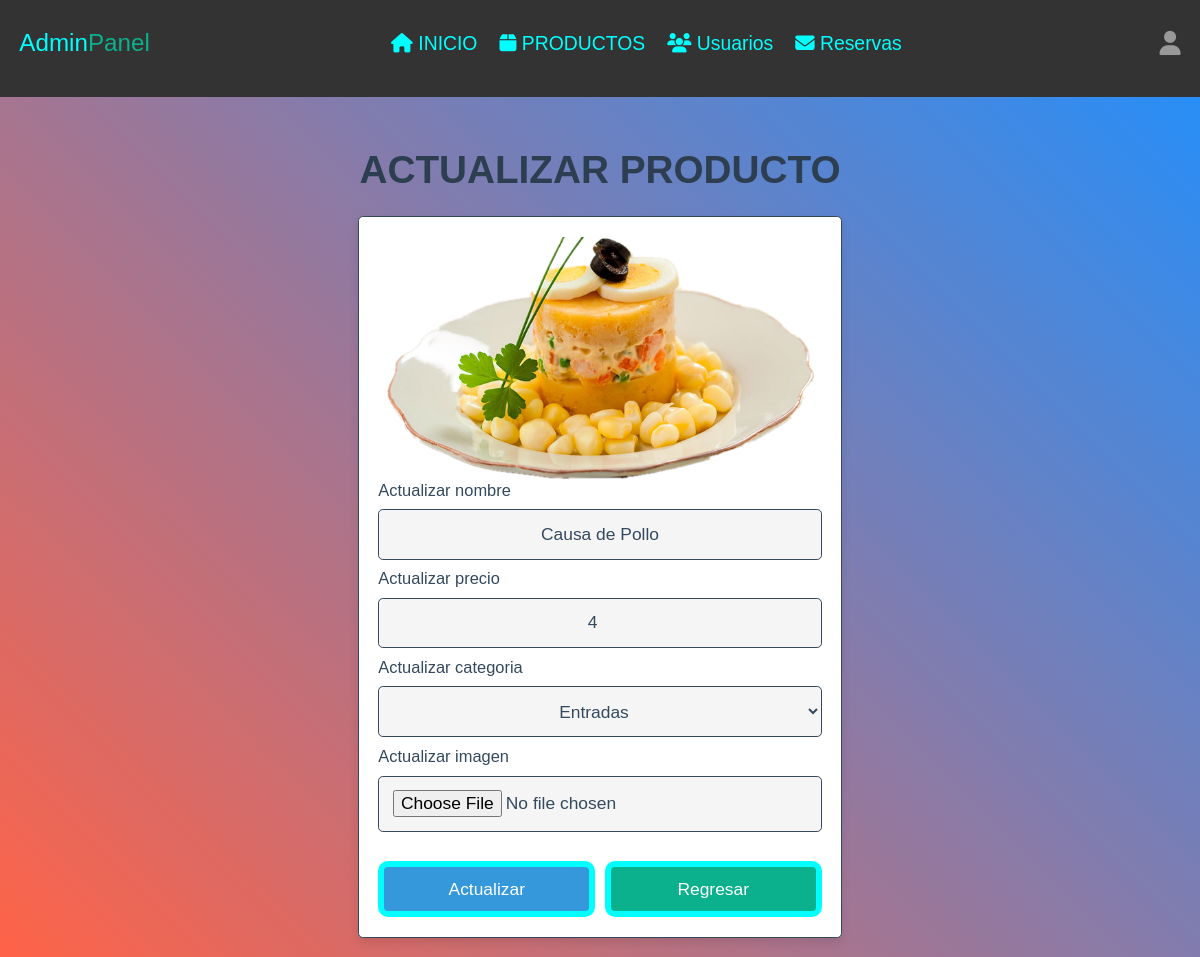
Screenshot of /SaboresTradicionV2/admin/update_product.php?update=1 (signed in) with the database file from the repository.
### tables this page shows
CREATE TABLE `products` (
  `id` int(100) NOT NULL,
  `name` varchar(100) NOT NULL,
  `category` varchar(100) NOT NULL,
  `price` int(10) NOT NULL,
  `image` varchar(100) NOT NULL
);

### SaboresTradicionV2/admin/update_product.php (the view, shortened to what this page needs)
<?php
include '../components/connect.php';
?>
<!DOCTYPE html>
<html lang="en">
<head>
   <link rel="stylesheet" href="https://cdnjs.cloudflare.com/ajax/libs/font-awesome/6.1.1/css/all.min.css">
   <link rel="stylesheet" href="../css/admin_style.css">
</head>
<body>
<?php include '../components/admin_header.php' ?>
<section class="update-product">
   <h1 class="heading">Actualizar producto</h1>
   <?php
      $update_id = $_GET['update'];
      $show_products = $conn->prepare("SELECT * FROM `products` WHERE id = ?");
      $show_products->execute([$update_id]);
      if($show_products->rowCount() > 0){
         while($fetch_products = $show_products->fetch(PDO::FETCH_ASSOC)){
   ?>
   <form action="" method="POST" enctype="multipart/form-data">
      <img src="../uploaded_img/<?= $fetch_products['image']; ?>" alt="">
      <span>Actualizar nombre</span>
      <input type="text" required placeholder="enter product name" name="name" maxlength="100" class="box" value="<?= $fetch_products['name']; ?>">
      <span> Actualizar precio  </span>
      <input type="number" min="0" max="9999999999" required placeholder="enter product price" name="price" onkeypress="if(this.value.length == 10) return false;" class="box" value="<?= $fetch_products['price']; ?>">
      <span>Actualizar categoria</span>
      <select name="category" class="box" required>
         <option selected value="<?= $fetch_products['category']; ?>"><?= $fetch_products['category']; ?></option>
      </select>
      <span>Actualizar imagen</span>
      <input type="file" name="image" class="box" accept="image/jpg, image/jpeg, image/png, image/webp">
      <div class="flex-btn">
         <input type="submit" value="Actualizar" class="btn" name="update">
         <a href="products.php" class="option-btn">Regresar</a>
      </div>
   </form>
   <?php
         }
      }else{
         echo '<p class="empty">¡Aún no se han añadido productos!</p>';
      }
   ?>
</section>
</body>
</html>

### SaboresTradicionV2/css/admin_style.css (style rules this page uses)
:root { --main-color:var(--orange); --red:#e74c3c; --orange:#0bb18d; --black:#34495e; --white:#fff; --light-bg:#f5f5f5; --light-color:#999; --border:.2rem solid var(--black); --box-shadow:0 .5rem 1rem rgba(0,0,0,.1); }
* { box-sizing: border-box; text-decoration: none; outline: none; border:none; }
html { font-size: 60.5%; overflow-x: hidden; }
body { background: linear-gradient(45deg, #FF6347, #1E90FF); }
section { max-width: 1200px; margin:0 auto; padding:2rem; }
.btn, .option-btn { display: block; margin-top: 1rem; border: 6px solid #00ffff; border-radius: 10px; cursor: pointer; width: 100%; font-size: 1.8rem; color:var(--white); padding:1.2rem 3rem; text-transform: capitalize; text-align: center; }
.btn { background-color: #3498db; }
.option-btn { background-color: var(--orange); }
.flex-btn { display: flex; gap:1rem; }
.heading { text-align: center; margin-bottom: 2rem; text-transform: capitalize; color:var(--black); font-size: 3rem; }
.update-product form { margin:0 auto; max-width: 50rem; background-color: var(--white); border-radius: .5rem; box-shadow: var(--box-shadow); border:var(--border); padding:2rem; }
.update-product form img { height: 25rem; width: 100%; object-fit: contain; }
.update-product form .box { background-color: var(--light-bg); border:var(--border); width: 100%; padding:1.4rem; font-size: 1.8rem; color:var(--black); border-radius: .5rem; margin: 1rem 0; }
.update-product form span { font-size: 1.7rem; color:var(--black); }
body { font-family: 'Arial', sans-serif; background-color: #f5f5f5; margin: 0; padding: 0; }
.heading { text-align: center; margin-bottom: 2.5rem; font-size: 4rem; color: #2c3e50; text-transform: uppercase; position: relative; overflow: hidden; }
.heading::before, .heading::after { content: ''; position: absolute; height: 100%; width: 0; bottom: 0; transition: width 0.3s ease-in-out; border-bottom: 8px solid rgb(52, 219, 122); }
.heading::before { left: 50%; transform: translateX(-50%); }
.heading::after { right: 50%; transform: translateX(50%); }
.box { border: 6px solid #3498db; border-radius: 10px; padding: 20px; text-align: center; transition: transform 0.3s, box-shadow 0.3s, background-color 0.3s; position: relative; font-size: 18px; }
.box::before { content: ""; position: absolute; top: -5px; right: -5px; bottom: -5px; left: -5px; box-shadow: 0 0 10px rgba(0, 0, 0, 0.2); border-radius: 15px; pointer-events: none; }
a { color: #007bff; text-decoration: none; }
.flex-btn { margin-top: 10px; text-align: center; }
.input-box, textarea, input[type="date"], input[type="number"], input[type="file"] { margin-bottom: 20px; padding: 15px; font-size: 1.2rem; border: 1px solid #ddd; border-radius: 8px; transition: border-color 0.3s; width: 100%; box-sizing: border-box; }

### rows the page displays
products: image (picture), name "Causa de Pollo", price "4", category "Entradas"
